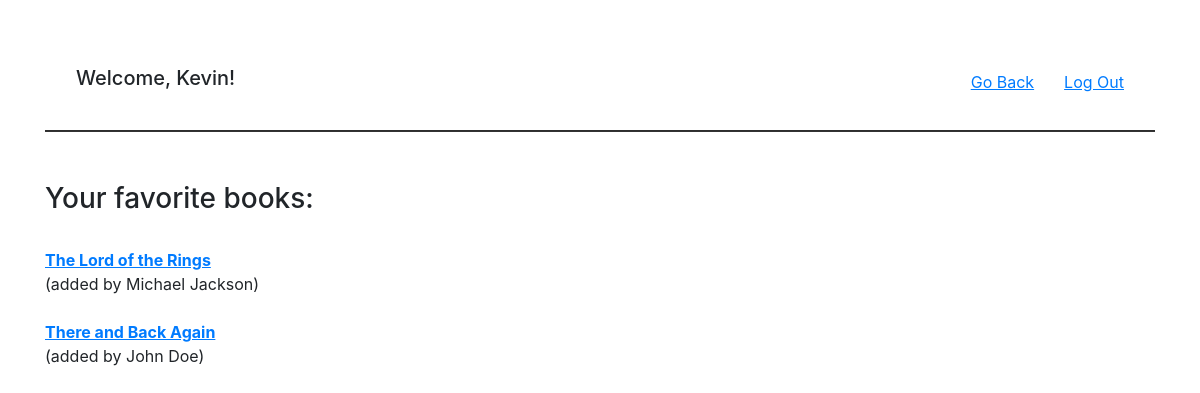
/books/favorites/7 (signed in), run on the app's committed database.
### app/models.py (models this page shows)
class User(models.Model):
    first_name = models.CharField(max_length=100)
    last_name = models.CharField(max_length=100)
    email = models.EmailField(max_length=50)
    password = models.CharField(max_length=255)
    created_at = models.DateTimeField(auto_now_add=True)
    updated_at = models.DateTimeField(auto_now=True)
    objects = UserManager()

class Book(models.Model):
    title = models.CharField(max_length=255)
    desc = models.CharField(max_length=255)
    uploaded_by = models.ForeignKey(User, related_name = "book_uploaded", on_delete=models.CASCADE)
    favorite = models.ManyToManyField(User, related_name = "favorites")
    created_at = models.DateTimeField(auto_now_add=True)
    updated_at = models.DateTimeField(auto_now=True)
    objects = BookManager()

### app/views.py (the view)
# urls.py: path('books/favorites/<int:u_id>', views.display_one),
def display_one(request, u_id):
    sessionTest = request.session.get('u_id', 'no u_id')
    if sessionTest == 'no u_id':
        return redirect ("/")
    user = User.objects.get(id=u_id)
    favorite_books = Book.objects.filter(favorite__id__contains=u_id)
    context= {
        "favorite_books": favorite_books,
        "first_name": user.first_name,
        "u_id": u_id
    }
    return render(request, "favorites.html", context)

### app/templates/favorites.html (shortened to what this page needs)
{% extends 'base.html' %}
{% block content %}
<nav class="navbar">
    <div class="container-fluid">
        <h2 class="navbar-brand">Welcome, {{ first_name }}!</h2>
        <div class="d-flex">
            <a class="linkUnderline nav_margin" href="/books">Go Back</a>
            <form action="/logout" method="POST">
                <button class="nav-item linkUnderline btnLink">Log Out</button>
            </form>
        </div>
    </div>
</nav>
<hr>
<div class="d-inline-block box_margin">
    <h3>Your favorite books:</h3>
    <br/>
    {% for book in favorite_books %}
        <a class="linkUnderline" href="/books/{{ book.id }}"><b>{{ book.title }}</b></a>
        <p class="p_dashboard">(added by {{ book.uploaded_by.first_name }} {{ book.uploaded_by.last_name }})</p>
    <br/>
    {% endfor %}
</div>
{% endblock %}

### app/static/style.css (style rules this page uses)
.nav_margin { margin-right: 30px; }
.box_margin { margin-top: 34px; }
.linkUnderline { text-decoration: underline; }
.btnLink { background: none!important; border: none; padding: 0!important; color: #007bff; text-decoration: underline; cursor: pointer; }
.p_dashboard { padding: 0; margin: 0; }
hr { height: 1px; background-color: #333; }

### data on the page
User: first_name "Kevin"
Book: title "The Lord of the Rings", uploaded_by.first_name "Michael", uploaded_by.last_name "Jackson"
Book: title "There and Back Again", uploaded_by.first_name "John", uploaded_by.last_name "Doe"
